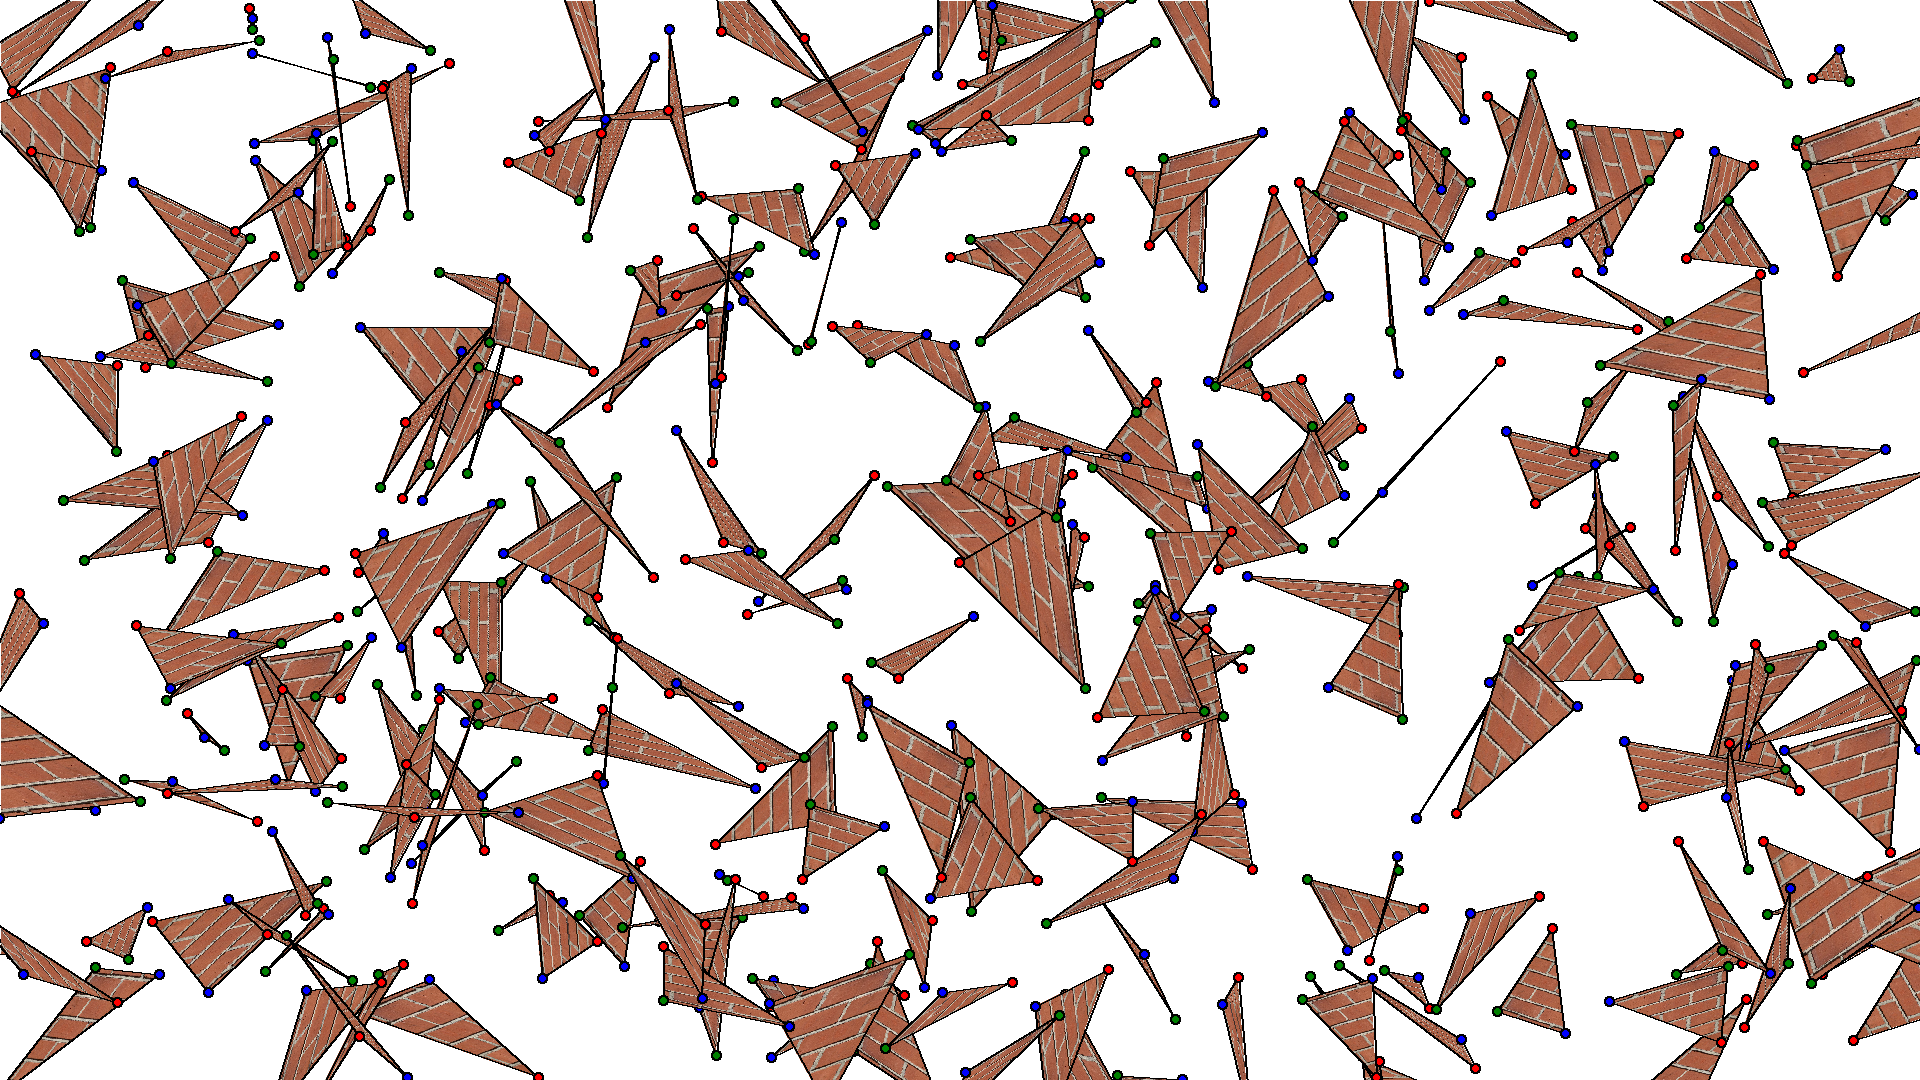

The script that saved this image:
import numpy as np

###

def tri_fill(a, b, c):
    a, b, c = sorted([a, b, c], key=lambda vert: vert[1])

    ca = [c[0] - a[0], c[1] - a[1]]
    ba = [b[0] - a[0], b[1] - a[1]]
    cb = [c[0] - b[0], c[1] - b[1]]

    edge1 = [a[0], float("inf") if ca[1] == 0 else ca[0] / ca[1]] # (vertex a, inverse slope a --> c)
    edge2 = [a[0], float("inf") if ba[1] == 0 else ba[0] / ba[1]] # (vertex a, inverse slope a --> b)
    edge3 = [b[0], float("inf") if cb[1] == 0 else cb[0] / cb[1]] # (vertex b, inverse slope b --> c)

    swap = b[0] < a[0] + ba[1] * edge1[1] # b.x < a.x + (c.x - a.x)(b.x - a.x)/(c.y - a.y)
    if swap: edge1, edge2 = edge2, edge1
    for y in range(int(a[1]), int(b[1])): # a.y --> b.y
        for x in range(int(edge1[0]), int(edge2[0])): # p1.x --> p2.x
            yield (x, y)

        edge1[0] += edge1[1]
        edge2[0] += edge2[1]

    if swap: edge1 = edge3
    else: edge2 = edge3
    for y in range(int(b[1]), int(c[1])): # b.y --> c.y
        for x in range(int(edge1[0]), int(edge2[0])): # p1.x --> p2.x
            yield (x, y)

        edge1[0] += edge1[1]
        edge2[0] += edge2[1]

###

def tri_fill_bary(a, b, c):
    vert_bary = np.eye(3)
    a, b, c = sorted([[a, vert_bary[0]], [b, vert_bary[1]], [c, vert_bary[2]]], key=lambda vert: vert[0][1])

    ca = c[0] - a[0]
    ba = b[0] - a[0]
    cb = c[0] - b[0]

    edge1 = [a[0][0], a[1].copy(), 0, np.zeros(3)] # (a.pos.x, a.uv, 1 / slope(a --> c), uv step)
    edge2 = [a[0][0], a[1].copy(), 0, np.zeros(3)] # (a.pos.x, a.uv, 1 / slope(a --> b), uv step)
    edge3 = [b[0][0], b[1].copy(), 0, np.zeros(3)] # (b.pos.x, b.uv, 1 / slope(b --> c), uv step)

    if ca[1] != 0:
        edge1[3] = (c[1] - a[1]) / ca[1]
        edge1[2] = ca[0] / ca[1]

    if ba[1] != 0:
        edge2[3] = (b[1] - a[1]) / ba[1]
        edge2[2] = ba[0] / ba[1]

    if cb[1] != 0:
        edge3[3] = (c[1] - b[1]) / cb[1]
        edge3[2] = cb[0] / cb[1]

    swap = b[0][0] < a[0][0] + ba[1] * edge1[2]
    if swap: edge1, edge2 = edge2, edge1
    for y in range(int(a[0][1]), int(b[0][1])): # a.pos.y --> b.pos.y
        bary = edge1[1].copy()
        scan_width = edge2[0] - edge1[0]
        bary_step = edge2[1] - edge1[1]
        if scan_width > 0: bary_step /= scan_width
        for x in range(int(edge1[0]), int(edge2[0])):
            yield (x, y), bary
            bary += bary_step

        edge1[0] += edge1[2]
        edge1[1] += edge1[3]

        edge2[0] += edge2[2]
        edge2[1] += edge2[3]

    if swap: edge1 = edge3
    else: edge2 = edge3
    for y in range(int(b[0][1]), int(c[0][1])): # b.pos.y --> c.pos.y
        bary = edge1[1].copy()
        scan_width = edge2[0] - edge1[0]
        bary_step = edge2[1] - edge1[1]
        if scan_width > 0: bary_step /= scan_width
        for x in range(int(edge1[0]), int(edge2[0])):
            yield (x, y), bary
            bary += bary_step

        edge1[0] += edge1[2]
        edge1[1] += edge1[3]

        edge2[0] += edge2[2]
        edge2[1] += edge2[3]

###

from PIL import Image, ImageDraw
import random

img = Image.new("RGB", (1920, 1080), color=(255, 255, 255))
draw = ImageDraw.Draw(img)

tex = Image.open("/home/pi/TextureLib/brick.jpg").convert("RGB")
tex_map = tex.load()

uv_a = np.array([0.00, 0.5])
uv_b = np.array([0.00, 0.0])
uv_c = np.array([0.33, 0.0])

dev = 200
hdev = dev / 2
for tri in range(0, 250):
    center = np.array([random.randint(0, img.size[0]), random.randint(0, img.size[1])], dtype="float64")

    a = center + np.array([random.randint(0, dev), random.randint(0, dev)], dtype="float64") - hdev
    b = center + np.array([random.randint(0, dev), random.randint(0, dev)], dtype="float64") - hdev
    c = center + np.array([random.randint(0, dev), random.randint(0, dev)], dtype="float64") - hdev

    try:
        for pos, bary in tri_fill_bary(a, b, c):
            if pos[0] > 0 and pos[0] < img.size[0] and pos[1] > 0 and pos[1] < img.size[1]:
                uv = uv_a * bary[0] + uv_b * bary[1] + uv_c * bary[2]
                tex_pos = (int(uv[0] * (tex.size[0] - 1)), int(uv[1] * (tex.size[1] - 1)))
                img.putpixel(pos, tex_map[tex_pos])#(int(bary[0] * 255), int(bary[1] * 255), int(bary[2] * 255)))

    except Exception as e:
        print("Oops!", e)
        continue

    draw.line([tuple(a), tuple(b)], fill="black", width=2)
    draw.line([tuple(b), tuple(c)], fill="black", width=2)
    draw.line([tuple(c), tuple(a)], fill="black", width=2)

    draw.ellipse([tuple(a - 5), tuple(a + 5)], outline="black", width=2, fill="red")
    draw.ellipse([tuple(b - 5), tuple(b + 5)], outline="black", width=2, fill="green")
    draw.ellipse([tuple(c - 5), tuple(c + 5)], outline="black", width=2, fill="blue")

    print(tri)

img.save("trifill.png")
